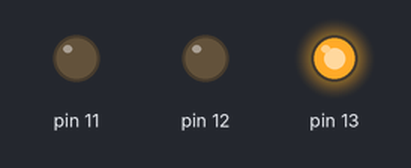
A sketch run on a simulated Arduino Uno, built with avr-gcc and run on an emulated ATmega328P. On the bench: output pins drawn as LEDs (lit = HIGH).

Above: at 2.5 s.
At 7.5 s:
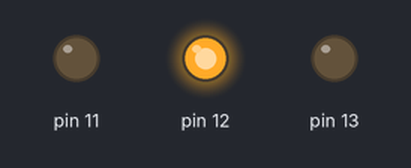
At 11.0 s:
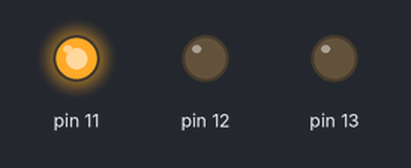
Timing chart, 0 to 15.6 s (numbered marks = the images above):
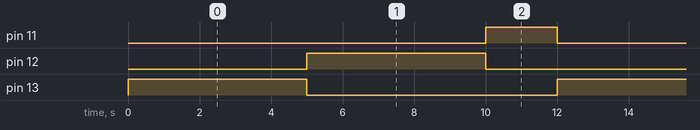

Measured:
- by itself, pin 11: alternates HIGH for 2.0 s and LOW for 10.0 s
- by itself, pin 12, pin 13: alternates HIGH for 5.0 s and LOW for 7.0 s
- by itself, everything shown: repeats every 12.0 s, in 4 steps

The sketch:

Lab1.ino
```cpp
//Nico Mayoral
//1/29/24
//Traffic Light
void setup() {
  pinMode(13, OUTPUT);
  pinMode(12, OUTPUT);
  pinMode(11, OUTPUT);
}

void loop() {
  //red
  digitalWrite(13, HIGH);
  delay(5000);
  digitalWrite(13, LOW);
  //green
  digitalWrite(12, HIGH);
  delay(5000);
  digitalWrite(12, LOW);
  //yellow
  digitalWrite(11, HIGH);
  delay(2000);
  digitalWrite(11, LOW);
}
```
